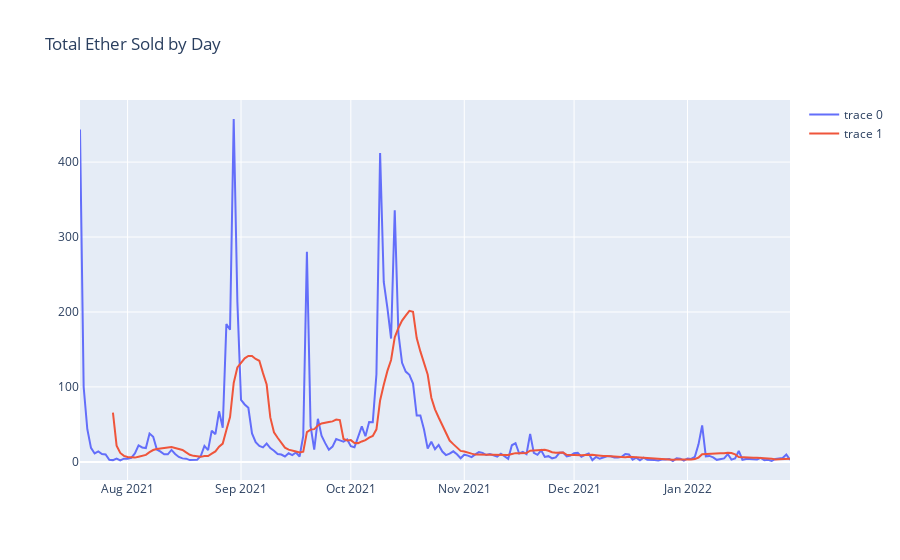

The code cell stored with this chart in its notebook:
### Code cell
#plot total ether sold for each day
sales_total = sales.groupby(["sale_date"])["sale_price"].sum()
#plot sales total
fig = go.Figure(data=[go.Scatter(x=sales_total.index, y=sales_total.values)])
#add ten day moving average
fig.add_trace(go.Scatter(x=sales_total.index, y=sales_total.rolling(10).mean()))
#name figure volume by day
fig.update_layout(title_text="Total Ether Sold by Day")
fig.show()

### Figure 1 — Plotly figure (JSON) as saved in the notebook; plotly's stock layout.template omitted (floating-point values rounded to 4 significant figures; data arrays with more than 128 entries replaced by an {"elided": "..."} marker saying what was removed)
{"data": [{"type": "scatter", "x": {"elided": "195 str values"}, "y": {"elided": "195 float values"}}, {"type": "scatter", "x": {"elided": "195 str values"}, "y": {"elided": "195 float values"}}], "layout": {"title": {"text": "Total Ether Sold by Day"}}}
